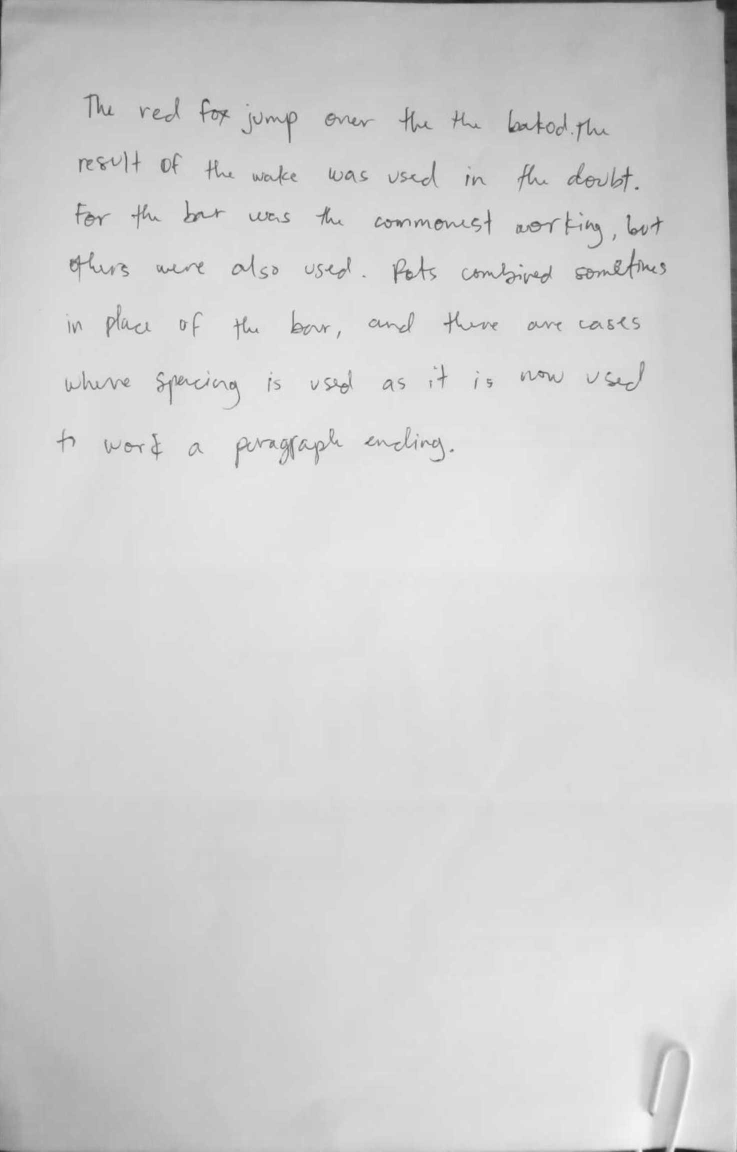
#> input picture ml-api/imgs/cams.png, 1474 x 2303 px (shown at 1/2 size)
$ python -i extract.py   (imports and definitions only)   (older library calls are emulated)
#> lines starting #> are read from the running program, lines starting #| are printed output that depends on the picture; after the words box and inside, x2 and y2 are one past the last pixel; in counts of white or black regions, pixels touching at a corner belong together
#> further down, picture is the input picture: shape (2303, 1474, 3); min 26, max 253, mean 209.7
import numpy as np
import cv2
import math
from matplotlib import pyplot as plt

# please don't worry about these variables now
ANCHOR_POINT = 6000
MIDZONE_THRESHOLD = 15000
MIN_HANDWRITING_HEIGHT_PIXEL = 20

# Features are defined here as global variables
BASELINE_ANGLE = 0.0
TOP_MARGIN = 0.0
LETTER_SIZE = 0.0
LINE_SPACING = 0.0
WORD_SPACING = 0.0
PEN_PRESSURE = 0.0
SLANT_ANGLE = 0.0

''' function for bilateral filtering '''
def bilateralFilter(image, d):
#> called with d = 3
    image = cv2.bilateralFilter(image,d,50,50)
    return image

''' function for median filtering '''
def medianFilter(image, d):
    image = cv2.medianBlur(image,d)
    return image

''' function for INVERTED binary threshold '''
def threshold(image, t):
#> called with t = 120
    image = cv2.cvtColor(image, cv2.COLOR_BGR2GRAY)
#> image: shape (2303, 1474)
    ret,image = cv2.threshold(image,t,255,cv2.THRESH_BINARY_INV)
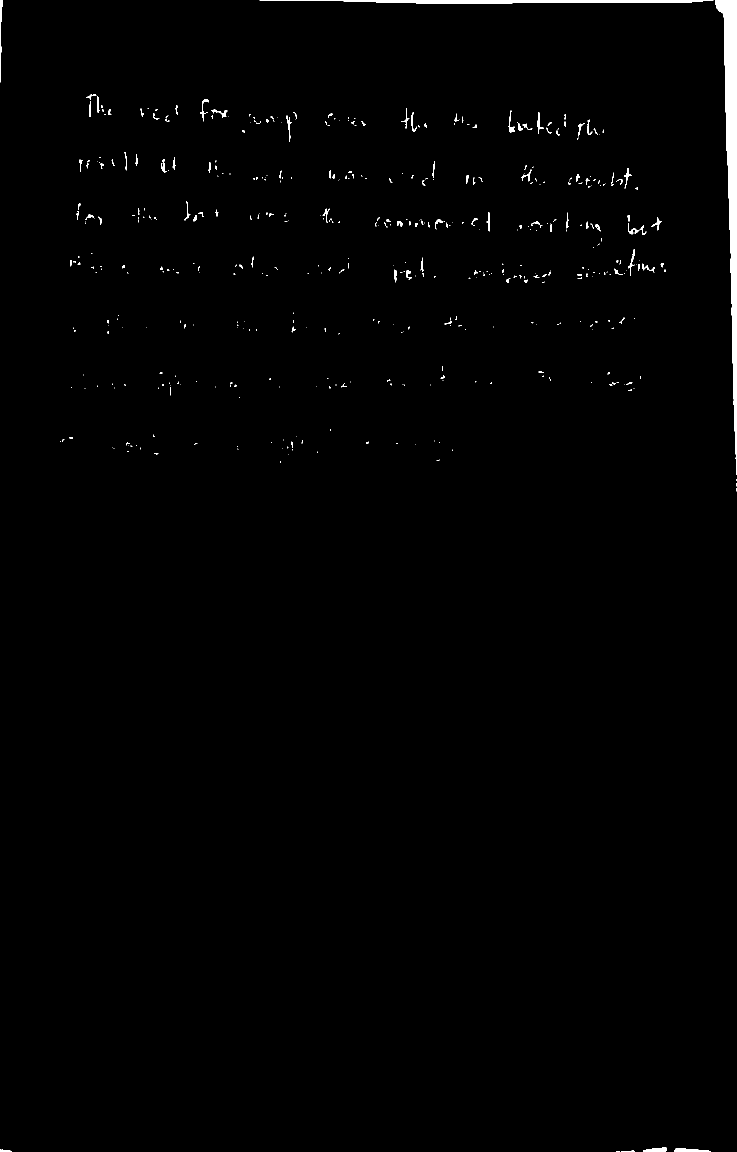
#> image: shape (2303, 1474) (shown at 1/2 size); 0.84% white; 487 white regions (366 under 20 px), largest, box (x1, y1, x2, y2) and area: (1431, 0, 1474, 950) 14491, (519, 0, 1427, 8) 4441, (0, 0, 5, 165) 419
#> ret = 120
    return image

''' function for dilation of objects in the image '''
def dilate(image, kernalSize):
#> called with kernalSize = (5, 100)
    kernel = np.ones(kernalSize, np.uint8)
    image = cv2.dilate(image, kernel, iterations=1)
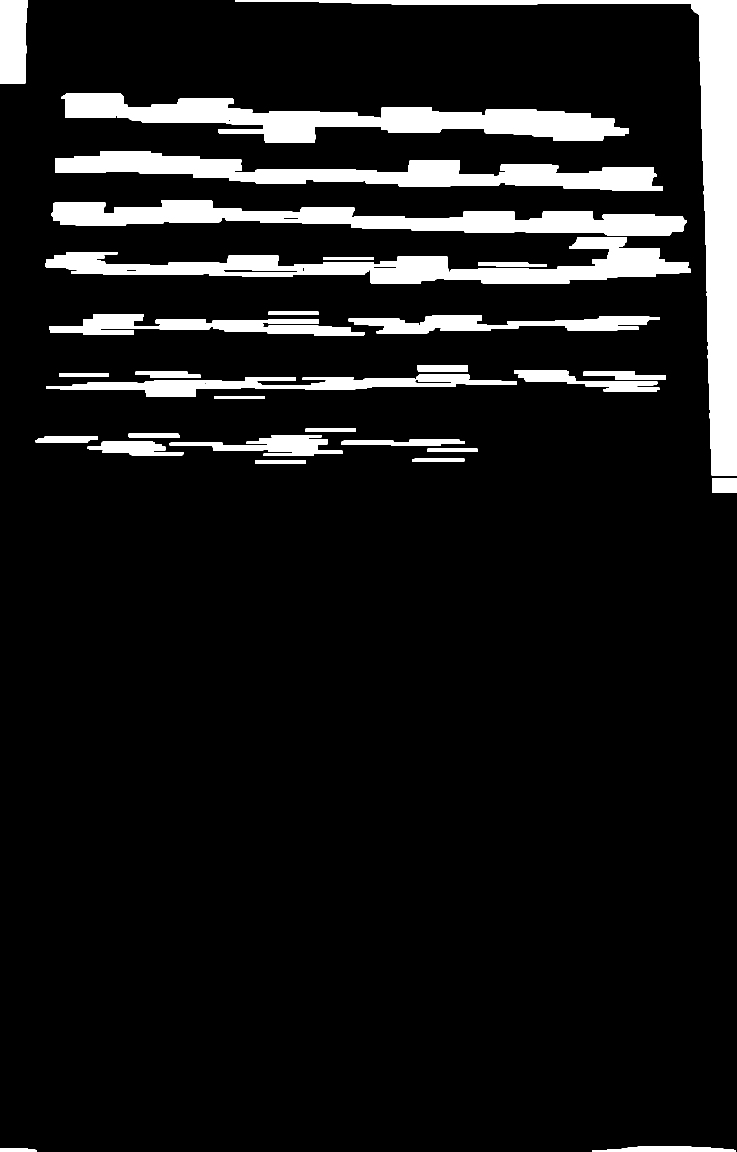
#> image: shape (2303, 1474) (shown at 1/2 size); 9.8% white; 35 white regions
    return image

''' function for erosion of objects in the image '''
# [4 lines left out: function erode, not called in this run]

''' function for finding contours and straightening them horizontally. Straightened lines will give better result with horizontal projections. '''
def straighten(image):

    global BASELINE_ANGLE

    angle = 0.0
    angle_sum = 0.0
    contour_count = 0

    # these four variables are not being used, please ignore
    positive_angle_sum = 0.0 #downward
    negative_angle_sum = 0.0 #upward
    positive_count = 0
    negative_count = 0

    # apply bilateral filter
    filtered = bilateralFilter(image, 3)
    #cv2.imshow('filtered',filtered)

    # convert to grayscale and binarize the image by INVERTED binary thresholding
    thresh = threshold(filtered, 120)
    #cv2.imshow('thresh',thresh)

    # dilate the handwritten lines in image with a suitable kernel for contour operation
    dilated = dilate(thresh, (5 ,100))
    #cv2.imshow('dilated',dilated)

    # ctrs, hiers, im = cv2.findContours(dilated.copy(), cv2.RETR_EXTERNAL, cv2.CHAIN_APPROX_SIMPLE)
    ctrs, hier = cv2.findContours(dilated.copy(), cv2.RETR_EXTERNAL, cv2.CHAIN_APPROX_SIMPLE)
#> ctrs = 35 contours; largest, box (x1, y1, x2, y2) and area: (470, 0, 1474, 952) 66077, (123, 187, 1258, 286) 47918, (91, 474, 1381, 568) 42498, (103, 400, 1374, 472) 41536, (110, 302, 1326, 381) 40516
    # line called im2,ctrs,hier before

    for i, ctr in enumerate(ctrs):
        x, y, w, h = cv2.boundingRect(ctr)

        # We can be sure the contour is not a line if height > width or height is < 20 pixels. Here 20 is arbitrary.
        if h>w or h<MIN_HANDWRITING_HEIGHT_PIXEL:
            continue

        # We extract the region of interest/contour to be straightened.
        roi = image[y:y+h, x:x+w]
        #rows, cols = ctr.shape[:2]

        # If the length of the line is less than one third of the document width, especially for the last line,
        # ignore because it may yeild inacurate baseline angle which subsequently affects proceeding features.

        if w < image.shape[1]/2 :
            roi = 255
            image[y:y+h, x:x+w] = roi
            continue

        # minAreaRect is necessary for straightening
        rect = cv2.minAreaRect(ctr)
        center = rect[0]
        angle = rect[2]
        #print "original: "+str(i)+" "+str(angle)
        # I actually gave a thought to this but hard to remember anyway!
        if angle < -45.0:
            angle += 90.0
        #print "+90 "+str(i)+" "+str(angle)

        rot = cv2.getRotationMatrix2D(((x+w)/2,(y+h)/2), angle, 1)
        #extract = cv2.warpAffine(roi, rot, (w,h), borderMode=cv2.BORDER_TRANSPARENT)
        extract = cv2.warpAffine(roi, rot, (w,h), borderMode=cv2.BORDER_CONSTANT, borderValue=(255,255,255))
        #cv2.imshow('warpAffine:'+str(i),extract)

        # image is overwritten with the straightened contour
        image[y:y+h, x:x+w] = extract
        '''
        # Please Ignore. This is to draw visual representation of the contour rotation.
        box = cv2.boxPoints(rect)
        box = np.int0(box)
        cv2.drawContours(display,[box],0,(0,0,255),1)
        cv2.rectangle(display,(x,y),( x + w, y + h ),(0,255,0),1)
        '''
        #print angle
        angle_sum += angle
        contour_count += 1
#> this loop made 35 passes
#> (x, y, w, h, rect, angle, rot, angle_sum) on passes 18, 30, 31, 32, 33: (93, 748, 941, 45, ((563, 769.6), (940, 33.84), -1.82), -1.82, [[0.999, -0.0317, 12.84], [0.0317, 0.999, -16.2]], -1.82), (91, 474, 1290, 94, ((735.4, 532.5), (1288.3, 92.46), -1.68), -1.68, [[1, -0.0294, 8.64], [0.0294, 1, -20.16]], -3.5), (103, 400, 1271, 72, ((738, 433.7), (55.25, 1270.1), -88.89), 1.11, [[1, 0.0194, -4.44], [-0.0194, 1, 13.34]], -2.39), (110, 302, 1216, 79, ((717.7, 343.6), (57.47, 1216.4), -88.24), 1.76, [[1, 0.0307, -5.53], [-0.0307, 1, 20.43]], -0.634), (123, 187, 1135, 99, ((689.3, 247.7), (86.81, 1136), -87.79), 2.21, [[0.999, 0.0385, -5.04], [-0.0385, 0.999, 24.31]], 1.57)
#> (ctr, x, y, w, h) on passes 3, 11, 14, 19, 26, 27: ([[1424, 956], [1424, 984], [1473, 984], [1473, 956]], 1424, 956, 50, 29), ([[543, 870], [543, 874], [642, 874], [642, 870]], 543, 870, 100, 5), ([[429, 792], [429, 797], [528, 797], [528, 792]], 429, 792, 100, 6), ([[118, 747], [118, 752], [217, 752], [217, 747]], 118, 747, 100, 6), ([[187, 628], [187, 633], [286, 633], [286, 628]], 187, 628, 100, 6), ([[537, 623], [537, 629], [636, 629], [636, 623]], 537, 623, 100, 7)
#> pass 3, in straighten, `roi = image[y:y+h, x:x+w]`:
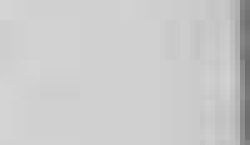
#> roi: shape (29, 50, 3) (shown 5 times larger); min 108, max 213, mean 202.5
#> after the loop:
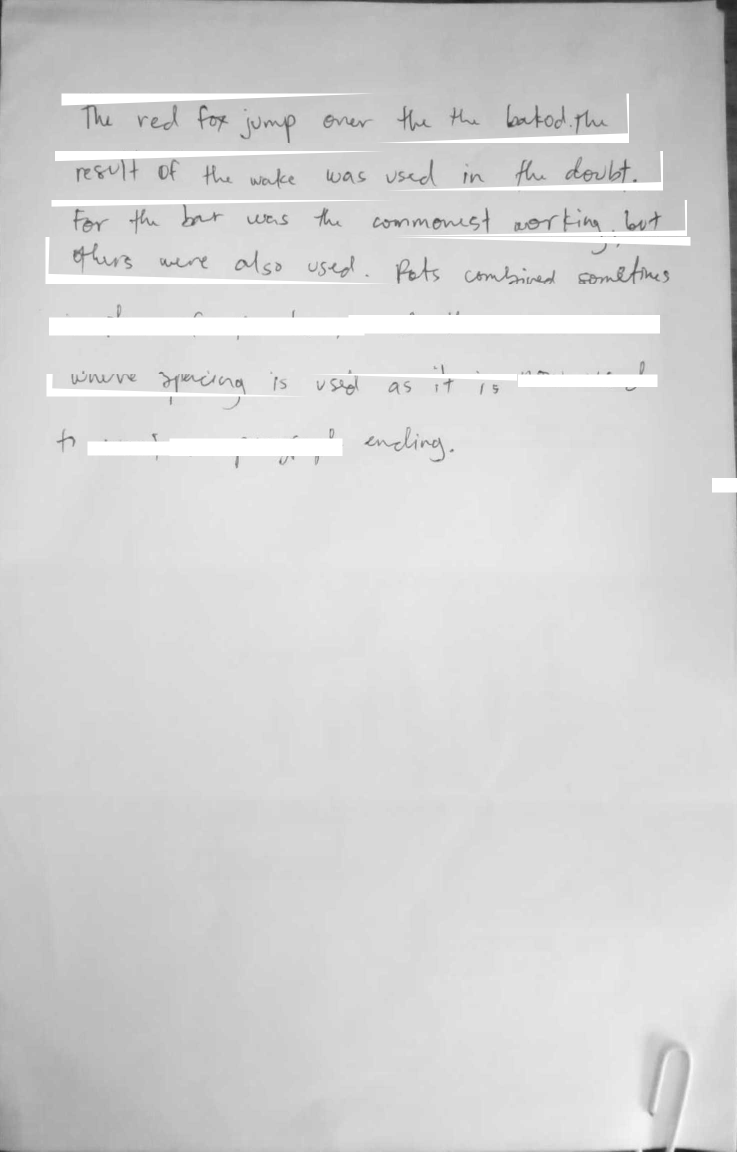
#> image: shape (2303, 1474, 3) (shown at 1/2 size); min 26, max 255, mean 211.4
#> after the loop:
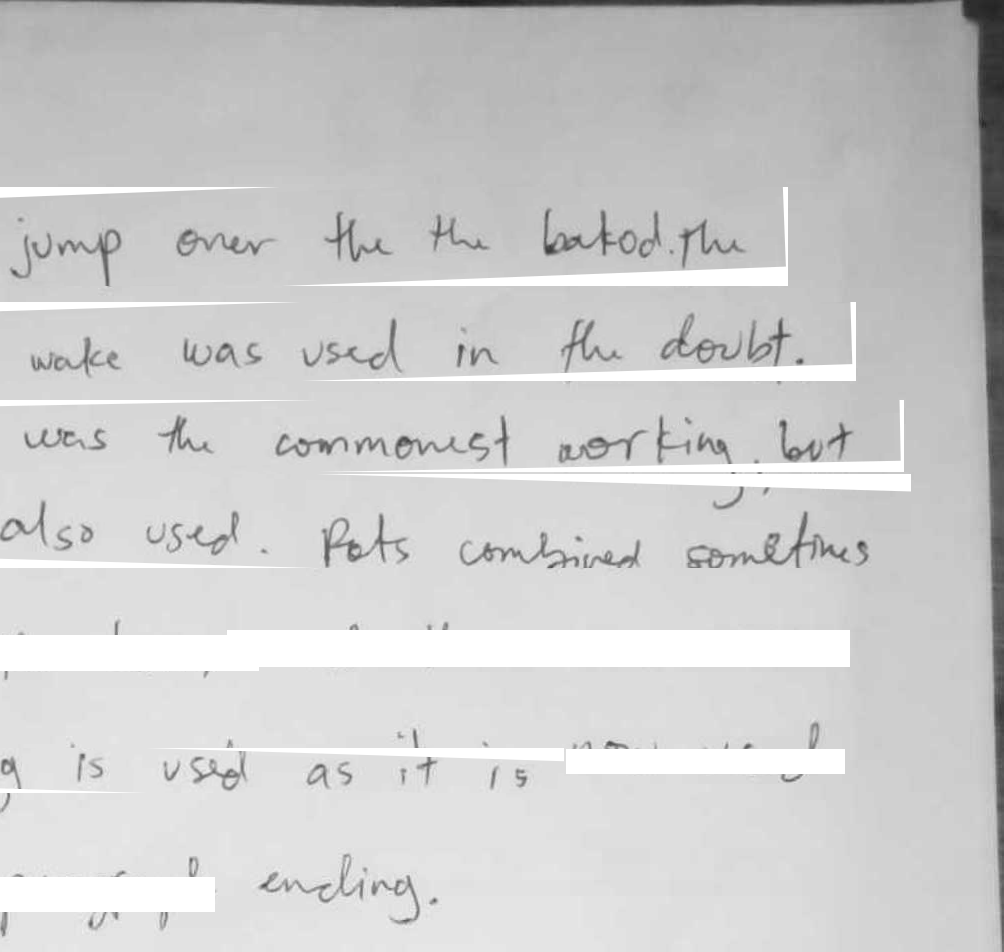
#> roi: shape (952, 1004, 3); min 30, max 255, mean 205.3
#> after the loop, angle_sum = 1.57; contour_count = 6
    '''
        # sum of all the angles of downward baseline
        if(angle>0.0):
            positive_angle_sum += angle
            positive_count += 1
        # sum of all the angles of upward baseline
        else:
            negative_angle_sum += angle
            negative_count += 1

    if(positive_count == 0): positive_count = 1
    if(negative_count == 0): negative_count = 1
    average_positive_angle = positive_angle_sum / positive_count
    average_negative_angle = negative_angle_sum / negative_count
    print "average_positive_angle: "+str(average_positive_angle)
    print "average_negative_angle: "+str(average_negative_angle)

    if(abs(average_positive_angle) > abs(average_negative_angle)):
        average_angle = average_positive_angle
    else:
        average_angle = average_negative_angle

    print "average_angle: "+str(average_angle)
    '''
    #cv2.imshow('contours', display)

    # mean angle of the contours (not lines) is found
    if contour_count == 0.0:
        mean_angle = angle_sum
    else:
        mean_angle = angle_sum / contour_count
#> mean_angle = 0.262

    BASELINE_ANGLE = mean_angle
#> BASELINE_ANGLE = 0.262
    #print ("Average baseline angle: "+str(mean_angle))
    return image

''' function to calculate horizontal projection of the image pixel rows and return it '''
# [8 lines left out: function horizontalProjection, not called in this run]

''' function to calculate vertical projection of the image pixel columns and return it '''
# [8 lines left out: function verticalProjection, not called in this run]

''' function to extract lines of handwritten text from the image using horizontal projection '''
# [219 lines left out: function extractLines, not called in this run]

''' function to extract words from the lines using vertical projection '''
# [95 lines left out: function extractWords, not called in this run]

''' function to determine the average slant of the handwriting '''
# [217 lines left out: function extractSlant, not called in this run]

''' function to extract average pen pressure of the handwriting '''
# [39 lines left out: function barometer, not called in this run]

''' main '''
# [72 lines left out: function start, not called in this run]

>>> import cv2
>>> picture = cv2.imread('imgs/cams.png')
>>> result = straighten(picture)
